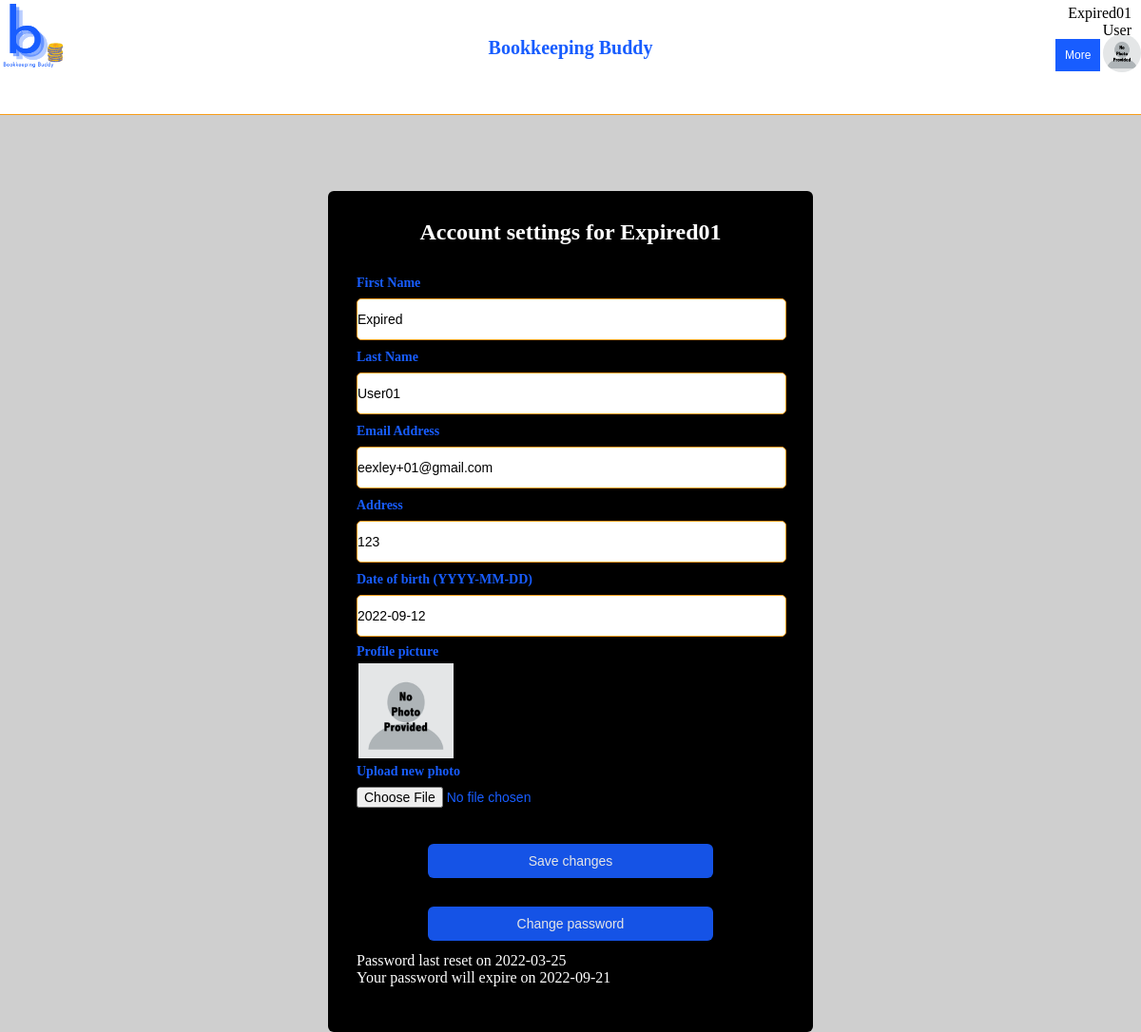
Page /auth/my_account (signed in) on the earlier database version.
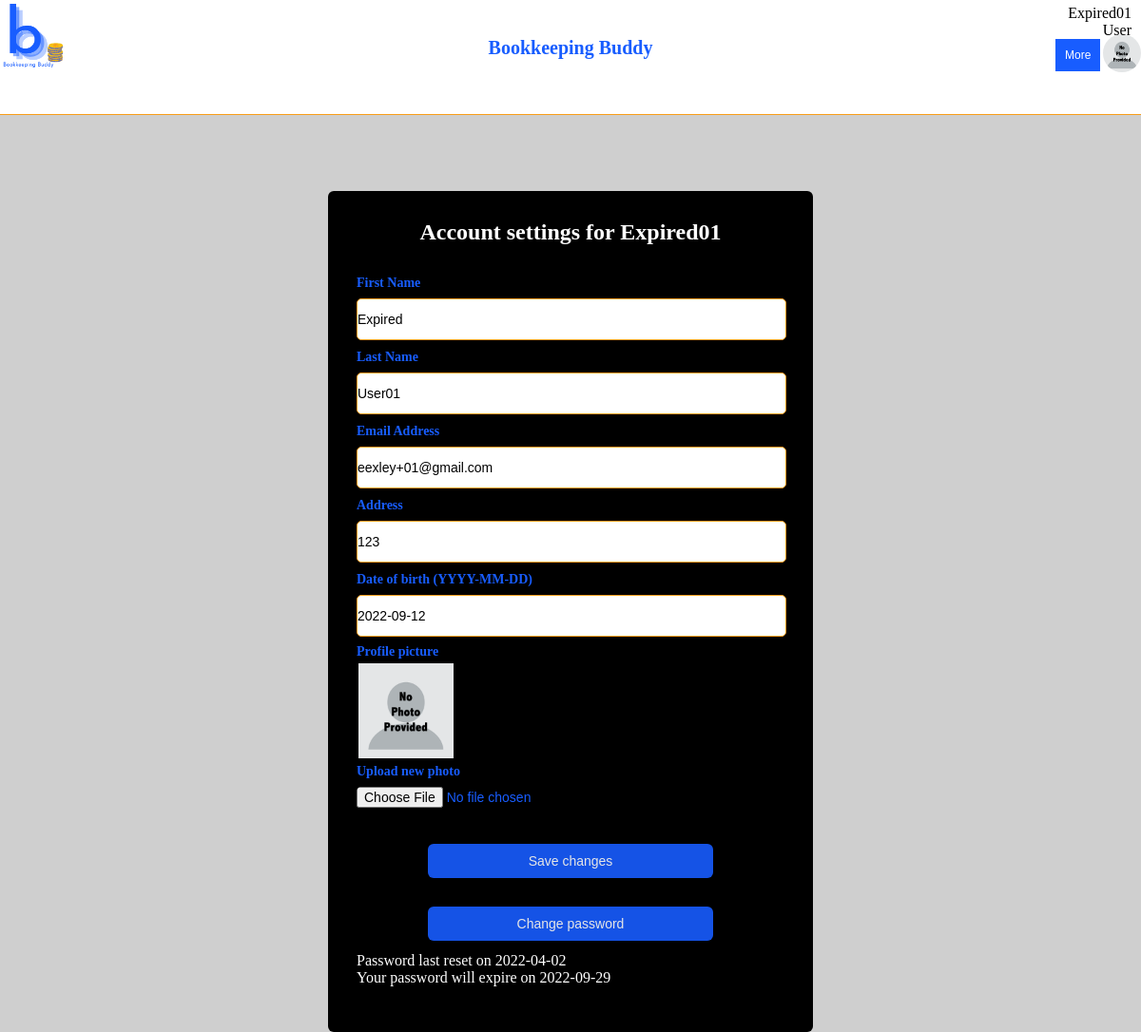
Same page on the later database version.
### tables this page shows
CREATE TABLE users (
  username TEXT PRIMARY KEY UNIQUE,
  email_address TEXT NOT NULL,
  first_name TEXT NOT NULL,
  last_name TEXT NOT NULL,
  active INTEGER NOT NULL,
  role INTEGER NOT NULL,
  picture BLOB,
  password TEXT NOT NULL,
  address TEXT NOT NULL,
  DOB TEXT NOT NULL,
  old_passwords TEXT NOT NULL,
  password_refresh_date TEXT NOT NULL,
  incorrect_login_attempts INTEGER NOT NULL,
  suspend_start_date TEXT,
  suspend_end_date TEXT,
  creation_date TEXT NOT NULL,
  first_pet TEXT NOT NULL,
  city_born TEXT NOT NULL,
  year_graduated_hs INTEGER NOT NULL
);

### appl_domain/auth.py (the view, shortened to what this page needs)
@bp.route('/my_account', methods=('GET', 'POST'))
@login_required
def my_account():
    if request.method == 'GET':
        password_refresh_date = g.user['password_refresh_date']
        password_refresh_date = datetime.fromisoformat(password_refresh_date)
        password_expires = password_refresh_date + timedelta(days=180)
        password_expires = password_expires.date().__str__()
        return render_template('auth/my_account.html', password_expires=password_expires)

### appl_domain/auth.py (called while the page is built)
def login_required(view):
    @functools.wraps(view)
    def wrapped_view(**kwargs):
        if g.user is None:
            return redirect(url_for('auth.login'))
        return view(**kwargs)
    return wrapped_view

@bp.before_app_request
def load_logged_in_user():
    username = session.get('username')
    if username is None:
        g.user = None
    else:
        g.user = get_db().execute(
            "SELECT * FROM users WHERE username = ?", (username,)
        ).fetchone()

### appl_domain/db.py (called while the page is built)
def get_db():
    if 'db' not in g:
        g.db = sqlite3.connect(
            current_app.config['DATABASE'],
            detect_types=sqlite3.PARSE_DECLTYPES
        )
        g.db.row_factory = sqlite3.Row
    return g.db

### appl_domain/templates/auth/my_account.html (shortened to what this page needs)
{% extends 'base.html' %}
{% block content %}
<div class="container">
     <h1>{% block title %}Account settings for {{ g.user['username'] }}{% endblock %}</h1>
    <form method="post" enctype="multipart/form-data">
        <div class = "form-first">
            <div class = "personal details">
                <div class = "fields">
                    <div class = "input-field">
                    <label for="first_name">First Name</label>
                    <input name="first_name" id="first_name" required value="{{ g.user['first_name'] }}">
                    </div>
                    <div class = "input-field">
                        <label for="last_name">Last Name</label>
                    <input name="last_name" id="last_name" required value="{{ g.user['last_name'] }}">
                    </div>
                    <div class = "input-field">
                    <label for="email_address">Email Address</label>
                    <input name="email_address" id="email_address" required value="{{ g.user['email_address'] }}">
                    </div>
                        <div class = "input-field">
                    <label for="address">Address</label>
                    <input name="address" id="address" required value="{{ g.user['address'] }}">
                        </div>
                    <div class = "input-field">
                        <label for="DOB">Date of birth (YYYY-MM-DD)</label>
                        <input name="DOB" id="DOB" required value="{{ g.user['DOB'] }}">
                        </div>
                    <div class = "input-field" style="float: left">
                    <label for="profile_pic" style="float: left">Profile picture</label>
                    {% if g.user['picture'] %}
                        <span ><img class = "picture"  id = "userImage" style="width:100px;height:100px;margin-top: 20px; float:left;" alt="User's profile picture"/></span>
                    {% else %}
                        <span ><img class = "picture" src="{{ url_for('static', filename='no_photo.png') }}" style="width:100px;height:100px;margin-top: 20px;"  alt="Placeholder profile picture"/></span>
                    {% endif %}
                    </div>
                    <div class = "input-field">
                        <label for="uploaded_pic">Upload new photo</label>
                         <input class ="file" type="file" name="uploaded_pic" id="uploaded_pic">
                    </div>
                    <div>
                     <input class="submit" type="submit" value="Save changes">
                    </div>
                    <div>
                     <input class="submit" type="button" onclick="window.location.href='{{ url_for('auth.reset_password')}}'" value="Change password">
                    </div>
                    <div class="instructions" style="color: white; margin-top: 12px">
                        <p style="margin-left: 0px">
                    Password last reset on {{ g.user['password_refresh_date'] }}<br>
                    Your password will expire on {{ password_expires }}<br>
                        </p>
                        <br>
                    </div>
    </div>
</div>
</div>
        </form>
</div>
{% endblock %}

### appl_domain/templates/base.html (shortened to what this page needs)
<!DOCTYPE html>
<html lang="en" xmlns="http://www.w3.org/1999/html">
<head>
    <link rel="stylesheet" href="{{url_for('static', filename = 'index.css') }}"/>
</head>
    <div id="navbar" style="height:15vh; width:100%; border-bottom: 1px solid #F89E19; background-color: white; position: static " >
        {%  if g.user %}
        <div style = "flex:50%">
                <a href = {{ url_for('mainpage') }} > <img src="{{ url_for('static', filename='logo_cropped.png') }}" style = "width: 70px;height: 75px;"  alt="BookkeepingBuddy logo"></a>
            <p class = "title" style ="text-align: center; color: #185DFF; font-size: 20px; margin-top: -40px"><b>Bookkeeping Buddy</b></p>
            <div class="dropdown" style="float: right; margin-left: -100px; margin-top: -14px">
              <button class="dropbtn" style="margin-left: -90px;margin-top: -14px">More</button>
            </div>
               </div>
           <div id="logged_in_header" style="display: flex; width:100%;">
                <div id="user_pic" style="text-align: right; flex: 50%">
            {% if g.user['picture'] %}
                <span><img  id = "userImage" style="width:40px;height:40px; border-radius: 50%; margin-top: -150px" alt="User's profile picture"/></span>
                    {% else %}
                <span><img src="{{ url_for('static', filename='no_photo.png') }}" style="width:40px;height:40px; border-radius: 50%; margin-top: -150px" alt="Placeholder profile picture"/></span>
                    {% endif %}
                <div id="username" style="text-align: right; padding-right: 10px;margin-top: -75px">{{ g.user['username'] }}</div>
                {% if g.user['role'] == 2 %}
                <div id="account_type" style="text-align: right; padding-right: 10px;" >Administrator</div>
                {% elif g.user['role'] == 1 %}
                <div id="account_type" style="text-align: right; padding-right: 10px;">Manager</div>
                {% else %}
                <div id="account_type" style="text-align: right; padding-right: 10px;">User</div>
                {% endif %}
            </div>
        {% endif %}
    </div>
    </div>
<section class="content">
    {% block content %}{% endblock %}
</section>
</html>

Differences in the rows shown:
changed users "Expired01": user.password_refresh_date "2022-03-25" → "2022-04-02"
Other differences:
{{ password_expires }}: "2022-09-21" → "2022-09-29"
